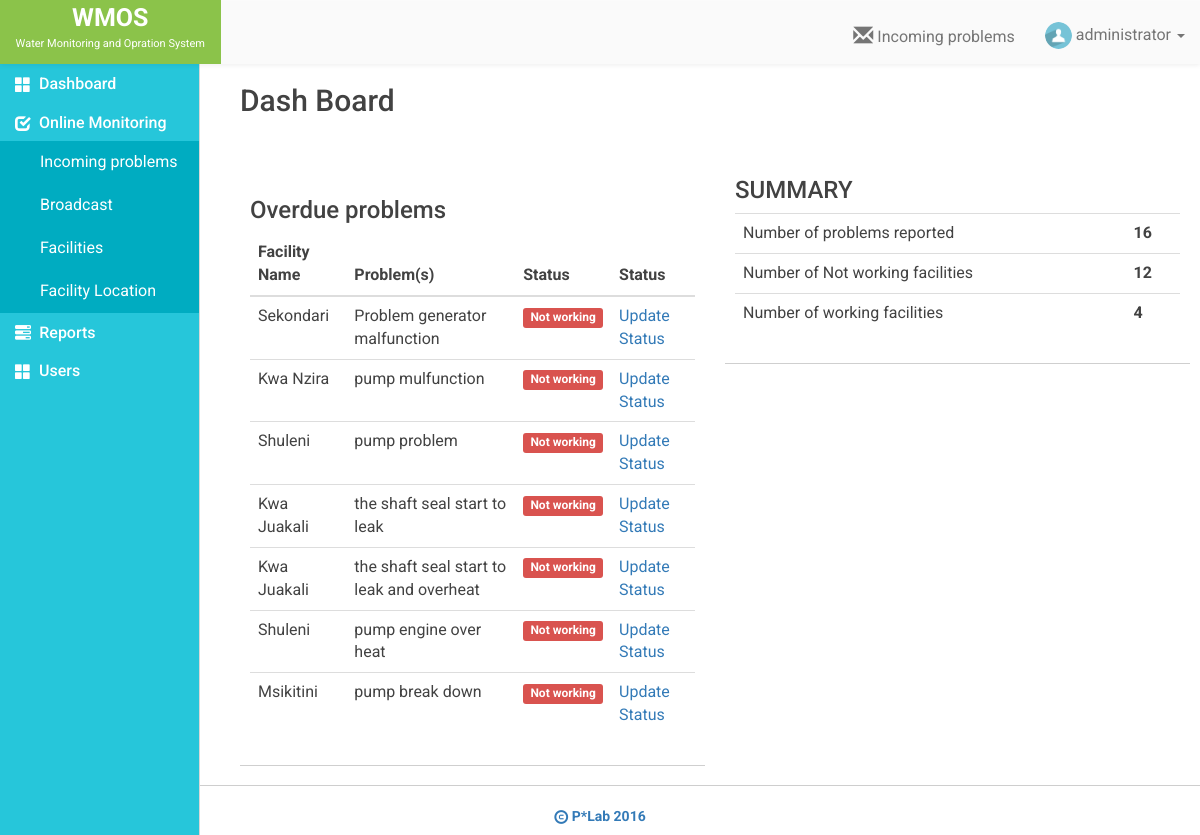
Before: /index.php (signed in) with the older database file.
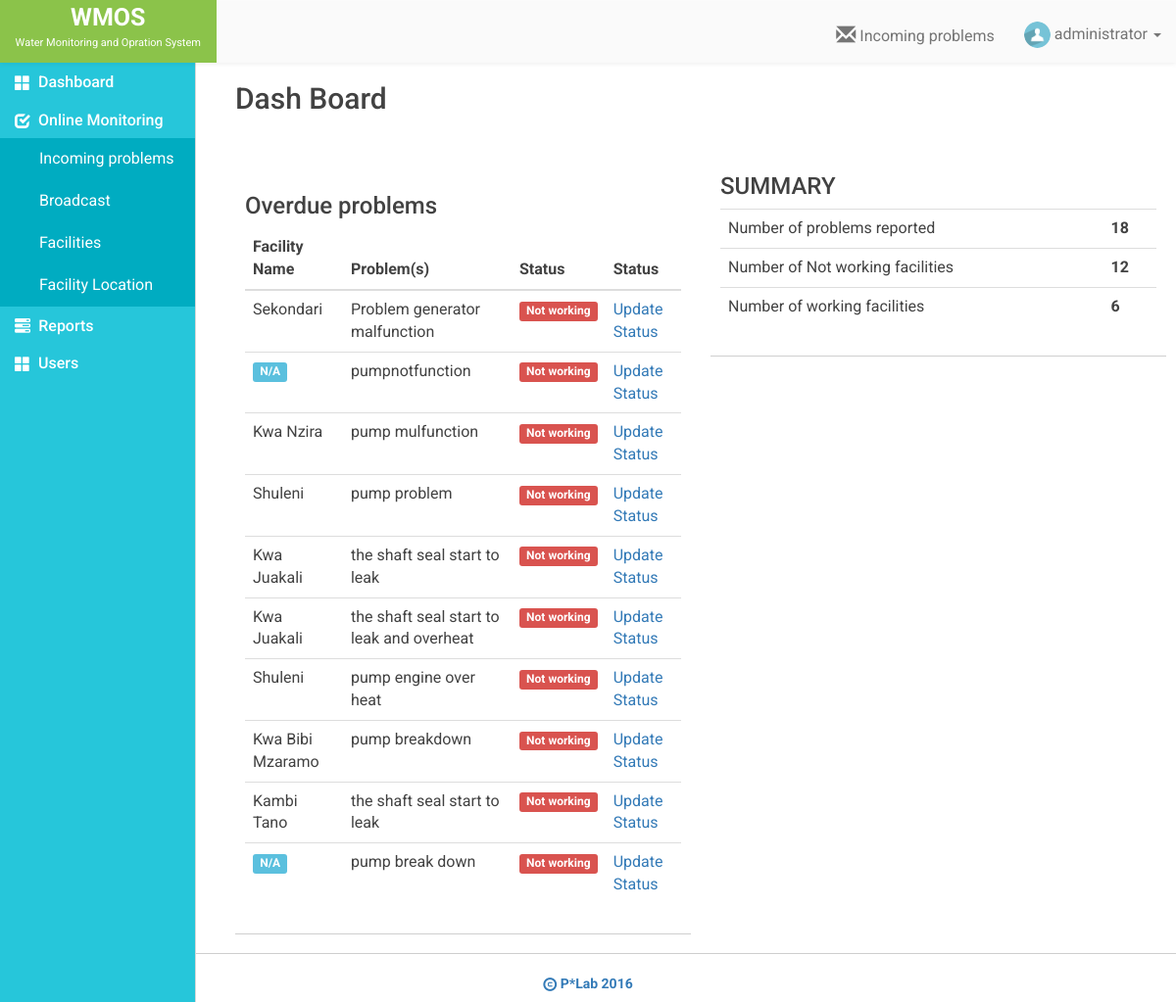
After: the same page with the newer database file.
### tables this page shows
CREATE TABLE `faci_problems` (
  `id` int(11) NOT NULL,
  `faci_name` varchar(100) NOT NULL,
  `faci_num` varchar(100) NOT NULL,
  `problems` text NOT NULL,
  `com_name` varchar(100) NOT NULL,
  `status` int(11) NOT NULL,
  `prob_date` timestamp NOT NULL DEFAULT CURRENT_TIMESTAMP
);

### functions/query.func.php (called while the page is built, shortened)
<?php
function countWhere($table,$where,$value){
	global $conn;
	$sql = "SELECT count(*) AS countable FROM $table WHERE $where = '$value'";
	$result = mysqli_query($conn,$sql) or die(mysqli_error($conn));
	$row = mysqli_fetch_assoc($result);
	return $row['countable'];
}
function countAll($table){
	global $conn;
	$sql = "SELECT count(*) AS countable FROM $table";
	$result = mysqli_query($conn,$sql) or die(mysqli_error($conn));
	$row = mysqli_fetch_assoc($result);
	return $row['countable'];
}
 ?>

### index.php (the view, shortened to what this page needs)
<!DOCTYPE html>
<html>
<head>
	<?php
		include "database.php";
		include "functions/query.func.php";
		$f_no_wor=countWhere('faci_problems','status',0);
		$f_yes_wor=countWhere('faci_problems','status',1);
		$prob_rptd=countAll('faci_problems');
		$sql = "SELECT * FROM faci_problems WHERE status = 0 AND prob_date <= (now() - interval 3 month)";
		$result = mysqli_query($conn,$sql) or die(mysqli_error($conn));
		$data =FALSE;
		while ($row = mysqli_fetch_assoc($result)) {
			$data[] = array(
					'faci_name' 	=> $row['faci_name'],
					'faci_num' 		=> $row['faci_num'],
					'com_name' 		=> $row['com_name'],
					'problems' 		=> $row['problems'],
					'status' 		=> $row['status'],
					'id' 			=> $row['id'],
				);
		}
	?>
	<?php include "includes/_csslinks.php"; ?>
</head>
<body>
	<?php include 'includes/_header.php'; ?>
	<div class= "container-fluid">
		<div class="row" id="page">
			<?php include "includes/_sidebar.php"; ?>
			<div class="col-md-10 content">
				<h2 class="page-title"> Dash Board</h2>
                <div class="col-md-6">
                    <div class="row dash-row">
                	  <div class="col-md-6d">
	                        <div id="dashboard-box">
	                        	<h3>Overdue problems</h3>
	                        	<div class="table-responsive">
		                        	<table class="table">
					                    <thead>
				                            <tr>
				                                <th>Facility Name</th>
				                                <th>Problem(s)</th>
				                                <th>Status</th>
				                                <th>Status</th>
				                            </tr>
				                        </thead>
				                        <tbody>
				                        	<?php
				                        		if ($data):
					                        		foreach ($data as $key => $value):
				                        	 ?>
					                            <tr>
					                                <td><?php echo $value['faci_name'] == ''? '<span class="label label-info">N/A</span>': $value['faci_name'] ?></td>
					                                <td><?php echo $value['problems'] ?></td>
					                                <td><?php echo $value['status'] == 0 ? ' <span class="label label-danger">Not working</span>':'<span class="label label-success">Working</span>'; ?></td>
					                                <?php echo $_SESSION['role'] == 'user' ? '<td class="hidden">':'<td>' ?>
					                                <a href="edit_facility_status.php?id=<?php echo $value['faci_num'] ?>&prob_id= <?php echo $value['id'] ?>"> Update Status</a></td>
					                            </tr>
				                            <?php   $i++;
													endforeach;
					                           	endif;
				                             ?>
				                        </tbody>
				                    </table>
			                    </div>
	                        </div>
	                    </div>
                    </div>
                </div>
                <div class="col-md-6">
	                <div class="row dash-row">
	                    <div id="dashboard-box">
			            	<thead>
			            			<th colspan="2"><h3>SUMMARY </h3></th>
			            		</thead>
			            	<table class="table">
			            		<tbody>
			            			<tr>
			            				<td>Number of problems reported</td>
			            				<td><b><?= $prob_rptd; ?></b></td>
			            			</tr>
			            			<tr>
			            				<td>Number of Not working facilities</td>
			            				<td><b><?= $f_no_wor; ?></b></td>
			            			</tr>
			            			<tr>
			            				<td>Number of working facilities</td>
			            				<td><b><?= $f_yes_wor; ?></b></td>
			            			</tr>
			            		</tbody>
			            	</table>
			            </div>
	                </div>
                </div>
            </div>
        </div>
        <?php include "includes/_footer.php"; ?>
    </div>
<?php include "includes/_jslinks.php"; ?>
</body>
</html>

Changed rows visible on the page:
no longer on this page (row edited): faci_problems: faci_name "Msikitini", problems "pump break down", status "Not working"
now on this page (row edited): faci_problems: faci_name "N/A", problems "pumpnotfunction", status "Not working"
now on this page (row edited): faci_problems: faci_name "Kwa Bibi Mzaramo", problems "pump breakdown", status "Not working"
now on this page (row edited): faci_problems: faci_name "Kambi Tano", problems "the shaft seal start to leak", status "Not working"
now on this page (row edited): faci_problems: faci_name "N/A", problems "pump break down", status "Not working"
Other visible differences:
$prob_rptd: "16" → "18"
$f_yes_wor: "4" → "6"
